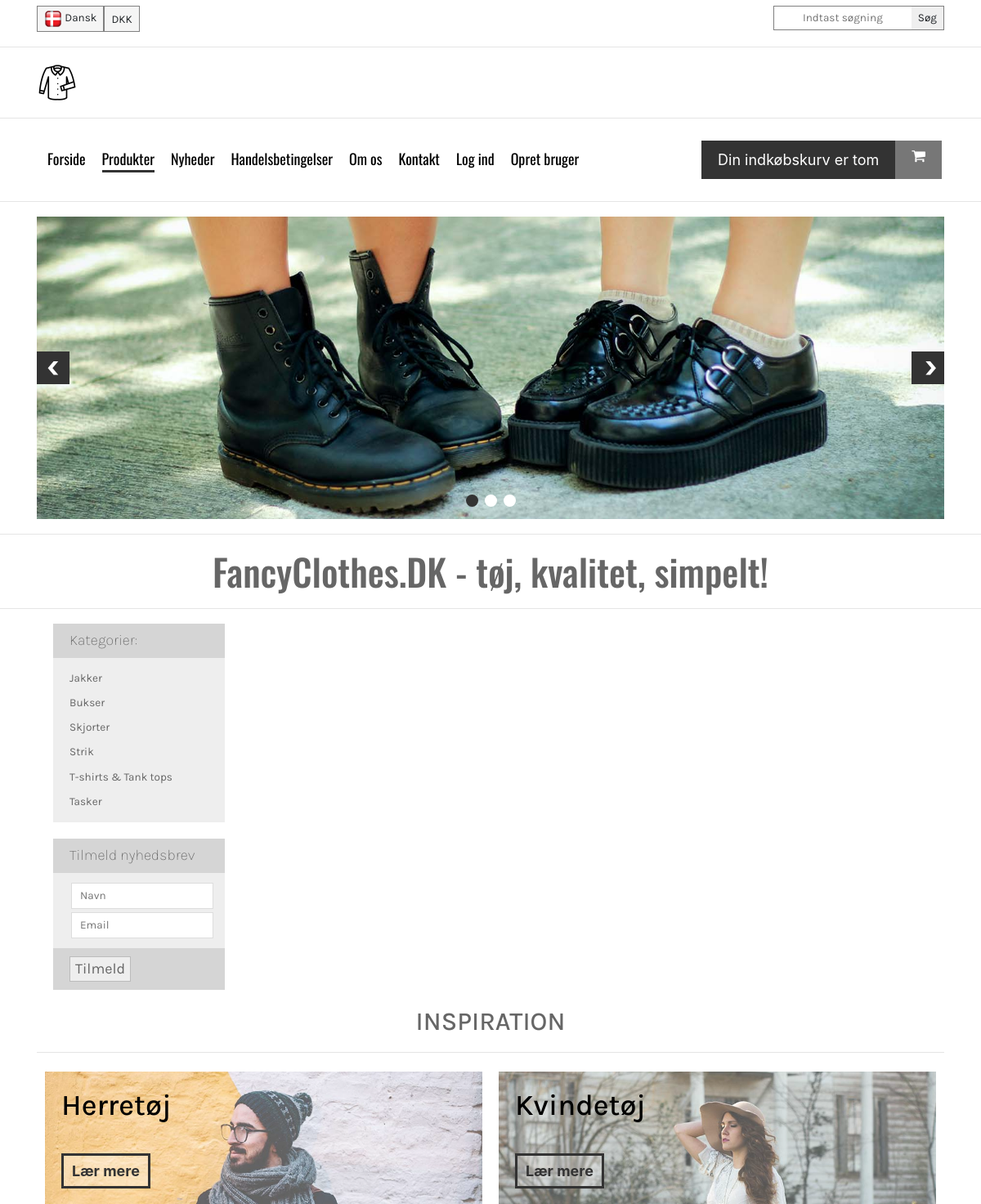
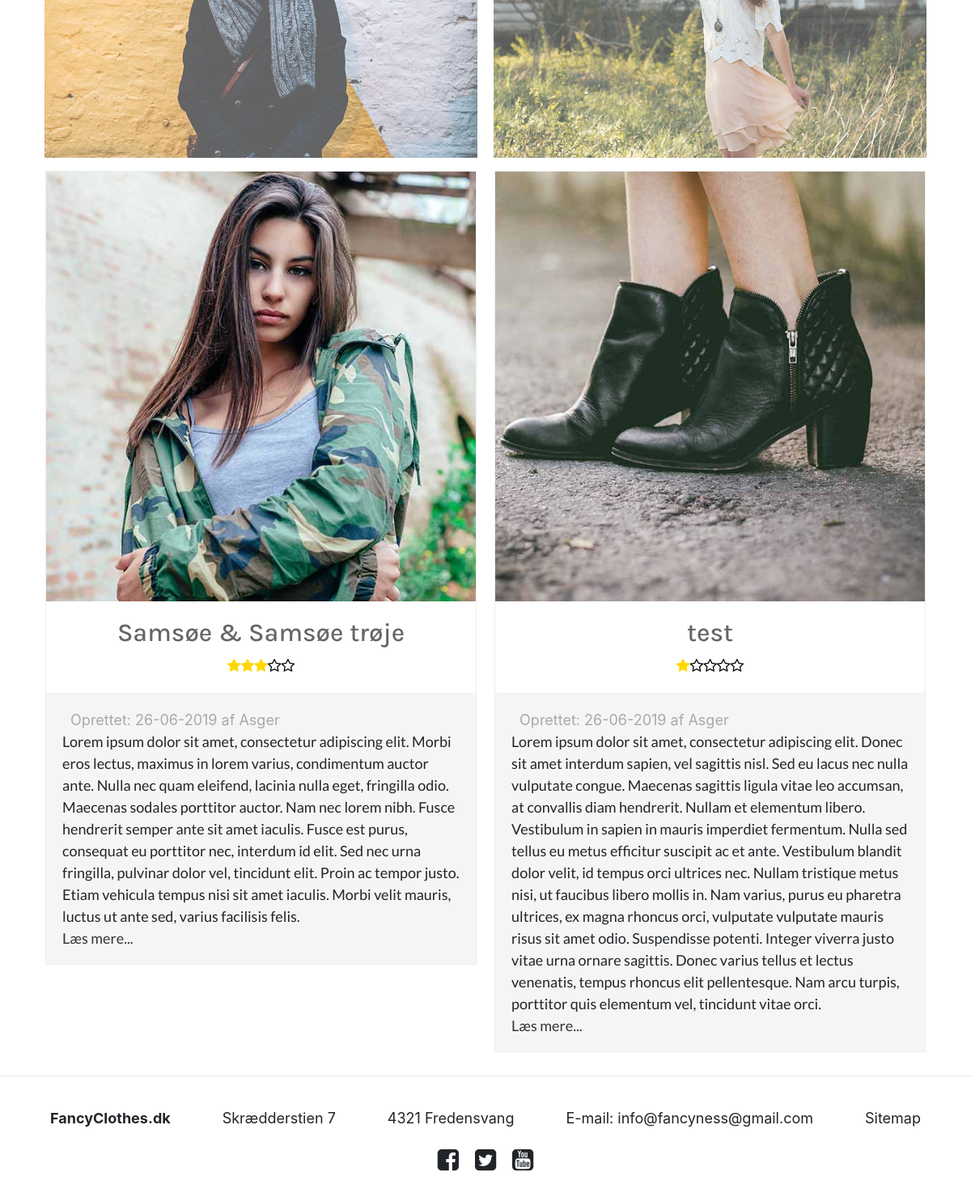
/filterProduct.php?id=tshirts, run on the app's committed database (2 pictures, top to bottom).
### tables this page shows
CREATE TABLE `products` (
  `productId` int(5) NOT NULL,
  `title` varchar(50) NOT NULL,
  `imgSrc` varchar(200) NOT NULL,
  `imgAlt` varchar(50) NOT NULL,
  `published` timestamp NOT NULL DEFAULT CURRENT_TIMESTAMP ON UPDATE CURRENT_TIMESTAMP,
  `content` varchar(1000) NOT NULL,
  `userId` int(5) NOT NULL,
  `stars` int(1) NOT NULL,
  `category` varchar(30) NOT NULL
);

CREATE TABLE `users` (
  `userId` int(5) NOT NULL,
  `dbUsername` varchar(50) NOT NULL,
  `dbPassword` varchar(255) NOT NULL,
  `accessLevel` int(1) NOT NULL DEFAULT '3',
  `dbEmail` varchar(50) NOT NULL
);

### filterProduct.php (the view, shortened to what this page needs)
<?php
    require_once "assets/connect.php";
    require "header.php";
    $id = $_GET['id'];
    $statement = $dbh->prepare("SELECT * FROM products JOIN users ON users.userId = products.userId WHERE category = ?");
    $statement->bindParam(1, $id);
    $statement->execute();
    ?>
     <main class="container">
        <aside>
            <div class="categories">
                <div class="catTop">
                    <h4>Kategorier:</h4>
                </div>
                <div class="catMain">
                    <ul>
                        <li><a href="filterProduct.php?id=Jakker">Jakker</a></li>
                        <li><a href="filterProduct.php?id=Bukser">Bukser</a></li>
                        <li><a href="filterProduct.php?id=Skjorter">Skjorter</a></li>
                        <li><a href="filterProduct.php?id=Strik">Strik</a></li>
                        <li><a href="filterProduct.php?id=T-shirts & Tank tops">T-shirts & Tank tops</a></li>
                        <li><a href="filterProduct.php?id=Tasker">Tasker</a></li>
                    </ul>
                </div>
            </div>
            <div class="newsletter">
                <div class="newsTop">
                    <h4>Tilmeld nyhedsbrev</h4>
                </div>
                <div class="newsMain">
                    <form action="">
                        <input type="text" placeholder="Navn">
                        <input type="email" placeholder="Email">
                </div>
                <div class="newsBottom">
                    <input type="submit" value="Tilmeld">
                </div>
            </div>
        </aside>
        <div class="products">
            <h3>INSPIRATION</h3>
            <hr>
            <div class="inspiration">
                <div class="catMen">
                    <img src="img/kategoriHerre.jpg" alt="">
                    <h5>Herretøj</h5>
                    <div class="action">Lær mere</div>
                </div>
                <div class="catWomen">
                    <img src="img/kategoriKvinde.jpg" alt="">
                    <h5>Kvindetøj</h5>
                    <div class="action">Lær mere</div>
                </div>
            </div>
            <div class="frontProducts">
            <?php
    while ($row = $statement->fetch()) {
        $date = new DateTime($row['published']);
        ?>
            <article>
                    <img src="<?php echo $row['imgSrc']; ?>" alt="<?php echo $row['imgAlt']; ?>">
                    <div class="info">
                        <h3><?php echo $row['title']; ?></h3>
                        <div class="stars">
                           <?php
                           $stars = $row['stars'];
                           for ($i=1; $i <= $stars; $i++) {
                               echo "<i class='fa fa-star' aria-hidden='true'></i>";
                           }
                           for ($i=1; $i <= 5-$stars; $i++) {
                               echo "<i class='fa fa-star-o' aria-hidden='true'></i>";
                           }
                           ?>
                        </div>
                    </div>
                    <div class="description">
                        <div class="published">
                            Oprettet: <?php echo $date->format('d-m-Y'). " af " .$row['dbUsername']; ?>
                        </div>
                        <p><?php echo $row['content']; ?>
                            <a href="#">Læs mere...</a></p>
                    </div>
            </article>
        <?php
    }
    ?>
    </div>
        </div>
    </main>
    <?php
    require "footer.php";

### css/main.css (style rules this page uses)
html { color: #222; font-size: 1em; line-height: 1.4; }
hr { display: block; height: 1px; border: 0; border-top: 1px solid #ccc; margin: 1em 0; padding: 0; }
audio, canvas, iframe, img, svg, video { vertical-align: middle; }

### data on the page
products: imgSrc (picture), title "Samsøe & Samsøe trøje", stars 3 (drawn), published "26-06-2019", userId.dbUsername "Asger", content "Lorem ipsum dolor sit amet, consectetur adipiscing elit. Morbi eros lectus, maximus in lorem varius, condimentum auctor ante. Nulla nec quam eleifend, lacinia nulla eget, fringilla odio. Maecenas sodales porttitor auctor. Nam nec lorem nibh. Fusce hendrerit semper ante sit amet iaculis. Fusce est purus, consequat eu porttitor nec, interdum id elit. Sed nec urna fringilla, pulvinar dolor vel, tincidunt elit. Proin ac tempor justo. Etiam vehicula tempus nisi sit amet iaculis. Morbi velit mauris, luctus ut ante sed, varius facilisis felis."
products: imgSrc+imgAlt (picture), title "test", stars 1 (drawn), published "26-06-2019", userId.dbUsername "Asger", content "Lorem ipsum dolor sit amet, consectetur adipiscing elit. Donec sit amet interdum sapien, vel sagittis nisl. Sed eu lacus nec nulla vulputate congue. Maecenas sagittis ligula vitae leo accumsan, at convallis diam hendrerit. Nullam et elementum libero. Vestibulum in sapien in mauris imperdiet fermentum. Nulla sed tellus eu metus efficitur suscipit ac et ante. Vestibulum blandit dolor velit, id tempus orci ultrices nec. Nullam tristique metus nisi, ut faucibus libero mollis in. Nam varius, purus eu pharetra ultrices, ex magna rhoncus orci, vulputate vulputate mauris risus sit amet odio. Suspendisse potenti. Integer viverra justo vitae urna ornare sagittis. Donec varius tellus et lectus…"
